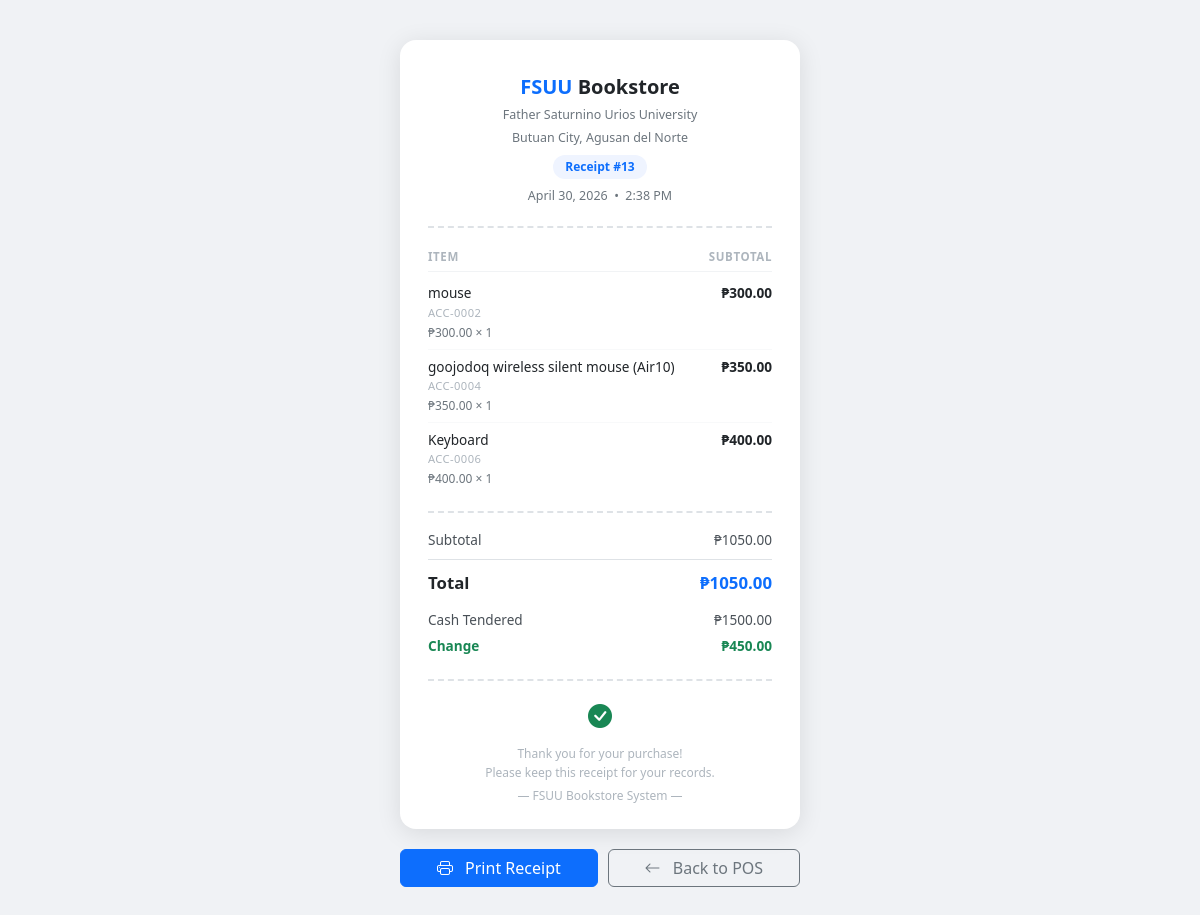
Screenshot of /receipt/13/ with the database file from the repository.
### dashboard/models.py (models this page shows, shortened)
class Sale(models.Model):
    sales_id       = models.AutoField(primary_key=True)
    sales_datetime = models.DateTimeField(auto_now_add=True)
    total_amount   = models.DecimalField(max_digits=10, decimal_places=2, default=0)
    cash_tendered  = models.DecimalField(max_digits=10, decimal_places=2, default=0)
    change_amount  = models.DecimalField(max_digits=10, decimal_places=2, default=0)
    STATUS_CHOICES = [
        ('completed', 'Completed'),
        ('pending',   'Pending'),
        ('cancelled', 'Cancelled'),
    ]
    status = models.CharField(max_length=20, choices=STATUS_CHOICES, default='completed')
    class Meta:
        db_table = 'sales'

class SaleDetail(models.Model):
    sales_detail_id = models.AutoField(primary_key=True)
    sale            = models.ForeignKey(Sale, on_delete=models.CASCADE, related_name='details')
    product         = models.ForeignKey(Product, on_delete=models.PROTECT)
    quantity        = models.IntegerField()
    unit_price      = models.DecimalField(max_digits=10, decimal_places=2)
    class Meta:
        db_table = 'sales_details'
    @property
    def subtotal(self):
        return self.unit_price * self.quantity

class Product(models.Model):
    product_id        = models.AutoField(primary_key=True)
    product_name      = models.CharField(max_length=100)
    price             = models.DecimalField(max_digits=10, decimal_places=2)
    category          = models.ForeignKey(
                            Category, on_delete=models.SET_NULL,
                            null=True, blank=True
                        )
    stock_quantity    = models.IntegerField()
    product_code      = models.CharField(max_length=20, unique=True, blank=True)
    restock_threshold = models.PositiveIntegerField(default=5)
    is_active         = models.BooleanField(default=True)
    created_at        = models.DateTimeField(auto_now_add=True)
    class Meta:
        db_table = 'products'

### dashboard/views.py (the view)
# urls.py: path('receipt/<int:pk>/',         views.receipt,        name='receipt'),
def receipt(request, pk):
    sale  = get_object_or_404(Sale, pk=pk)
    items = sale.details.select_related('product').all()
    context = {
        'transaction':   sale,
        'items':         items,
        'cash_tendered': sale.cash_tendered,
        'change':        sale.change_amount,
    }
    return render(request, 'dashboard/receipt.html', context)

### dashboard/templates/dashboard/receipt.html (shortened to what this page needs)
<!DOCTYPE html>
<html lang="en">
<head>
    <link rel="stylesheet" href="https://cdnjs.cloudflare.com/ajax/libs/bootstrap/5.3.0/css/bootstrap.min.css">
    <link rel="stylesheet" href="https://cdnjs.cloudflare.com/ajax/libs/bootstrap-icons/1.11.0/font/bootstrap-icons.min.css">
</head>
<body>
    <div class="receipt">
        <div class="receipt-header">
            <div class="store-name"><span>FSUU</span> Bookstore</div>
            <div class="receipt-meta">Father Saturnino Urios University</div>
            <div class="receipt-meta">Butuan City, Agusan del Norte</div>
            <div class="receipt-id">Receipt #{{ transaction.sales_id }}</div>
            <div class="receipt-meta mt-2">
                {{ transaction.sales_datetime|date:"F d, Y" }} &nbsp;&bull;&nbsp; {{ transaction.sales_datetime|date:"g:i A" }}
            </div>
        </div>
        <div class="items-section">
            <div class="items-header">
                <span>Item</span>
                <span>Subtotal</span>
            </div>
            {% for item in items %}
            <div class="item-row">
                <div>
                    <div class="item-name">{{ item.product.product_name }}</div>
                    <div class="item-code">{{ item.product.product_code }}</div>
                    <div class="item-qty">&#8369;{{ item.unit_price|floatformat:2 }} &times; {{ item.quantity }}</div>
                </div>
                <div class="item-sub">&#8369;{{ item.subtotal|floatformat:2 }}</div>
            </div>
            {% endfor %}
        </div>
        <div class="summary">
            <div class="summary-row">
                <span>Subtotal</span>
                <span>&#8369;{{ transaction.total_amount|floatformat:2 }}</span>
            </div>
            <div class="summary-row total">
                <span>Total</span>
                <span class="amount">&#8369;{{ transaction.total_amount|floatformat:2 }}</span>
            </div>
            <div class="summary-row mt-2">
                <span>Cash Tendered</span>
                <span>&#8369;{{ cash_tendered|floatformat:2 }}</span>
            </div>
            <div class="summary-row change-row">
                <span>Change</span>
                <span>&#8369;{{ change|floatformat:2 }}</span>
            </div>
        </div>
        <div class="receipt-footer">
            <i class="bi bi-check-circle-fill text-success d-block fs-4 mb-2"></i>
            Thank you for your purchase!<br>
            Please keep this receipt for your records.<br>
            <span class="mt-1 d-block">— FSUU Bookstore System —</span>
        </div>
    </div>
    <div class="receipt-actions">
        <button class="btn btn-primary flex-grow-1" onclick="window.print()">
            <i class="bi bi-printer me-2"></i> Print Receipt
        </button>
        <a href="/point-of-sale/" class="btn btn-outline-secondary flex-grow-1">
            <i class="bi bi-arrow-left me-2"></i> Back to POS
        </a>
    </div>
</body>
</html>

### dashboard/templates/dashboard/receipt.html (style rules this page uses)
* { box-sizing: border-box; }
body { background: #f0f2f5; min-height: 100vh; display: flex; flex-direction: column; align-items: center; padding: 40px 16px; font-family: 'Segoe UI', sans-serif; }
.receipt { background: #fff; width: 100%; max-width: 400px; border-radius: 16px; box-shadow: 0 4px 24px rgba(0,0,0,0.10); padding: 32px 28px 24px; }
.receipt-header { text-align: center; padding-bottom: 20px; margin-bottom: 20px; border-bottom: 2px dashed #dee2e6; }
.store-name { font-size: 1.25rem; font-weight: 700; margin-bottom: 2px; }
.store-name span { color: #0d6efd; }
.receipt-meta { font-size: 0.78rem; color: #6c757d; margin-top: 4px; }
.receipt-id { display: inline-block; background: #eff4ff; color: #0d6efd; font-weight: 600; font-size: 0.75rem; padding: 3px 12px; border-radius: 20px; margin-top: 8px; }
.items-section { margin-bottom: 16px; }
.items-header { display: flex; justify-content: space-between; font-size: 0.72rem; text-transform: uppercase; letter-spacing: 0.6px; color: #adb5bd; font-weight: 600; padding-bottom: 6px; border-bottom: 1px solid #f1f3f5; margin-bottom: 4px; }
.item-row { display: flex; justify-content: space-between; align-items: flex-start; padding: 7px 0; border-bottom: 1px solid #f8f9fa; font-size: 0.85rem; }
.item-row:last-child { border-bottom: none; }
.item-name { font-weight: 500; color: #212529; }
.item-code { font-size: 0.7rem; color: #adb5bd; margin-top: 1px; letter-spacing: 0.4px; }
.item-qty { font-size: 0.75rem; color: #6c757d; margin-top: 2px; }
.item-sub { font-weight: 600; color: #212529; white-space: nowrap; }
.summary { border-top: 2px dashed #dee2e6; padding-top: 14px; margin-top: 4px; }
.summary-row { display: flex; justify-content: space-between; font-size: 0.85rem; padding: 3px 0; color: #495057; }
.summary-row.total { font-size: 1.05rem; font-weight: 700; color: #212529; padding-top: 10px; margin-top: 6px; border-top: 1px solid #dee2e6; }
.summary-row.total .amount { color: #0d6efd; }
.summary-row.change-row { font-weight: 600; color: #198754; }
.receipt-footer { text-align: center; border-top: 2px dashed #dee2e6; padding-top: 16px; margin-top: 20px; font-size: 0.75rem; color: #adb5bd; line-height: 1.6; }
.receipt-actions { display: flex; gap: 10px; margin-top: 20px; width: 100%; max-width: 400px; }

### rows the page displays
Sale: cash_tendered "1500.00", change_amount "450.00"
SaleDetail: product.product_name "mouse", product.product_code "ACC-0002", unit_price "300.00", quantity "1", subtotal "300.00"
SaleDetail: product.product_name "goojodoq wireless silent mouse (Air10)", product.product_code "ACC-0004", unit_price "350.00", quantity "1", subtotal "350.00"
SaleDetail: product.product_name "Keyboard", product.product_code "ACC-0006", unit_price "400.00", quantity "1", subtotal "400.00"
